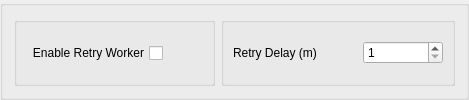
                <widget class="QGroupBox" name="gb1_14">
                 <property name="title">
                  <string/>
                 </property>
                 <property name="flat">
                  <bool>true</bool>
                 </property>
                 <layout class="QHBoxLayout" name="horizontalLayout_242">
                  <item>
                   <widget class="QGroupBox" name="groupBox_26">
                    <property name="title">
                     <string/>
                    </property>
                    <layout class="QHBoxLayout" name="horizontalLayout_41">
                     <item>
                      <widget class="QCheckBox" name="enable_retry_worker">
                       <property name="layoutDirection">
                        <enum>Qt::RightToLeft</enum>
                       </property>
                       <property name="text">
                        <string>Enable Retry Worker</string>
                       </property>
                      </widget>
                     </item>
                     <item>
                      <spacer name="horizontalSpacer_15">
                       <property name="orientation">
                        <enum>Qt::Horizontal</enum>
                       </property>
                       <property name="sizeHint" stdset="0">
                        <size>
                         <width>40</width>
                         <height>20</height>
                        </size>
                       </property>
                      </spacer>
                     </item>
                    </layout>
                   </widget>
                  </item>
                  <item>
                   <widget class="QGroupBox" name="groupBox_133">
                    <property name="title">
                     <string/>
                    </property>
                    <property name="flat">
                     <bool>false</bool>
                    </property>
                    <layout class="QHBoxLayout" name="horizontalLayout_243">
                     <item>
                      <widget class="QLabel" name="lb_download_chunk_size_9">
                       <property name="text">
                        <string>Retry Delay (m)</string>
                       </property>
                      </widget>
                     </item>
                     <item>
                      <spacer name="horizontalSpacer_52">
                       <property name="orientation">
                        <enum>Qt::Horizontal</enum>
                       </property>
                       <property name="sizeHint" stdset="0">
                        <size>
                         <width>40</width>
                         <height>20</height>
                        </size>
                       </property>
                      </spacer>
                     </item>
                     <item>
                      <widget class="QSpinBox" name="retry_worker_delay">
                       <property name="minimumSize">
                        <size>
                         <width>80</width>
                         <height>0</height>
                        </size>
                       </property>
                       <property name="minimum">
                        <number>1</number>
                       </property>
                       <property name="maximum">
                        <number>999999</number>
                       </property>
                      </widget>
                     </item>
                    </layout>
                   </widget>
                  </item>
                 </layout>
                </widget>
